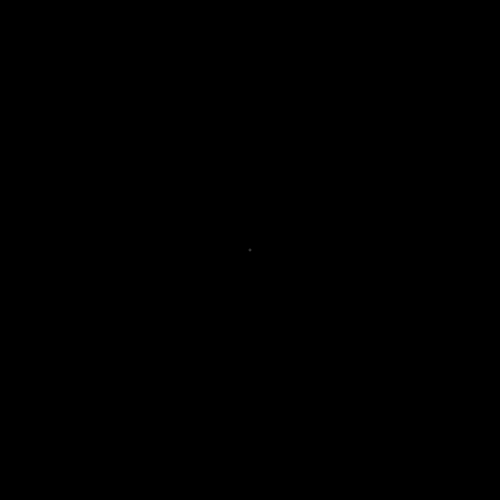
Frame 1 (no input)
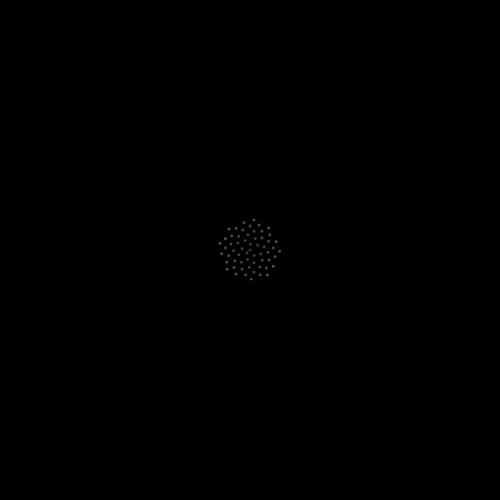
Frame 60 (the mouse pressed at the canvas centre just before this capture)
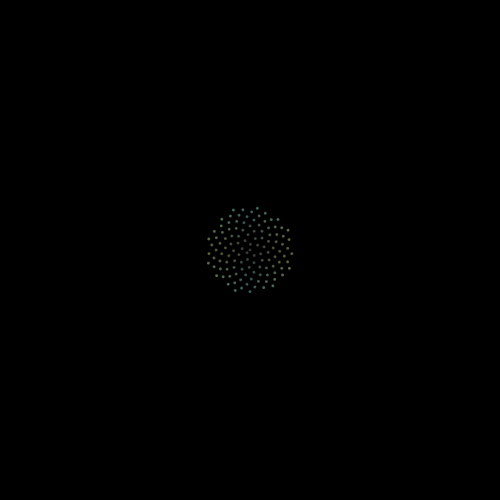
Frame 120 (the mouse held since frame 60 and released just before this capture)

The Processing sketch that drew these frames (run headless with seeded random() and noise(); from frame 60 on, the mouse is pressed at the canvas centre):

// Processing sketch: Phyllotaxis
// ── Phyllotaxis.pde
final int SIZE = 3;

float a;
float c;
float n = 0.0f;

float aTimes = 137.5f;
float r;

void setup()
{
    size(500, 500);
    background(0);
}

void draw()
{
    c = 4.0f;
    translate(width / 2, height / 2);
    a = n * aTimes;
    r = c * sqrt(n);  
    float x = r * cos(radians(a));
    float y = r * sin(radians(a));
    fill((abs(x) % 200 ) + 55, ((abs(x) + abs(y)) % 200 ) + 55, (abs(y) % 200) + 55);
    //noStroke();
    stroke(0, 55);
    ellipse(x, y, SIZE, SIZE);  
    n++;
}
